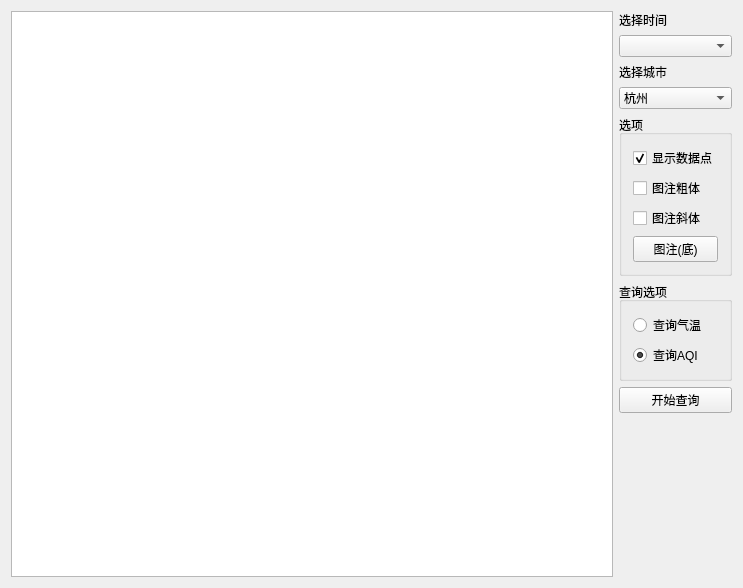
<?xml version="1.0" encoding="UTF-8"?>
<ui version="4.0">
 <class>mainWidget</class>
 <widget class="QWidget" name="mainWidget">
  <property name="geometry">
   <rect>
    <x>0</x>
    <y>0</y>
    <width>743</width>
    <height>588</height>
   </rect>
  </property>
  <property name="maximumSize">
   <size>
    <width>16777215</width>
    <height>588</height>
   </size>
  </property>
  <property name="windowTitle">
   <string>实验三 网络数据获取与显示</string>
  </property>
  <layout class="QGridLayout" name="gridLayout_2">
   <item row="4" column="1">
    <widget class="QGroupBox" name="groupBox">
     <property name="title">
      <string>选项</string>
     </property>
     <layout class="QVBoxLayout" name="verticalLayout_2">
      <item>
       <widget class="QCheckBox" name="cbShowPoint">
        <property name="text">
         <string>显示数据点</string>
        </property>
        <property name="checked">
         <bool>true</bool>
        </property>
       </widget>
      </item>
      <item>
       <widget class="QCheckBox" name="cbLegendBold">
        <property name="text">
         <string>图注粗体</string>
        </property>
       </widget>
      </item>
      <item>
       <widget class="QCheckBox" name="cbLegendItalic">
        <property name="text">
         <string>图注斜体</string>
        </property>
       </widget>
      </item>
      <item>
       <widget class="QPushButton" name="btnLegendAlign">
        <property name="text">
         <string>图注(底)</string>
        </property>
       </widget>
      </item>
     </layout>
    </widget>
   </item>
   <item row="5" column="1">
    <widget class="QGroupBox" name="groupBox_2">
     <property name="title">
      <string>查询选项</string>
     </property>
     <layout class="QGridLayout" name="gridLayout">
      <item row="0" column="0">
       <widget class="QRadioButton" name="radioButton">
        <property name="text">
         <string>查询气温</string>
        </property>
       </widget>
      </item>
      <item row="1" column="0">
       <widget class="QRadioButton" name="radioButton_2">
        <property name="text">
         <string>查询AQI</string>
        </property>
        <property name="checked">
         <bool>true</bool>
        </property>
       </widget>
      </item>
     </layout>
    </widget>
   </item>
   <item row="7" column="1">
    <spacer name="verticalSpacer">
     <property name="orientation">
      <enum>Qt::Vertical</enum>
     </property>
     <property name="sizeHint" stdset="0">
      <size>
       <width>20</width>
       <height>40</height>
      </size>
     </property>
    </spacer>
   </item>
   <item row="0" column="1">
    <widget class="QLabel" name="label">
     <property name="text">
      <string>选择时间</string>
     </property>
    </widget>
   </item>
   <item row="1" column="1">
    <widget class="QComboBox" name="comboMonth"/>
   </item>
   <item row="2" column="1">
    <widget class="QLabel" name="label_2">
     <property name="text">
      <string>选择城市</string>
     </property>
    </widget>
   </item>
   <item row="3" column="1">
    <widget class="QComboBox" name="comboLocation">
     <item>
      <property name="text">
       <string>杭州</string>
      </property>
     </item>
     <item>
      <property name="text">
       <string>扬州</string>
      </property>
     </item>
     <item>
      <property name="text">
       <string>南京</string>
      </property>
     </item>
     <item>
      <property name="text">
       <string>上海</string>
      </property>
     </item>
     <item>
      <property name="text">
       <string>深圳</string>
      </property>
     </item>
     <item>
      <property name="text">
       <string>北京</string>
      </property>
     </item>
    </widget>
   </item>
   <item row="6" column="1">
    <widget class="QPushButton" name="btnStart">
     <property name="sizePolicy">
      <sizepolicy hsizetype="Preferred" vsizetype="Fixed">
       <horstretch>0</horstretch>
       <verstretch>0</verstretch>
      </sizepolicy>
     </property>
     <property name="text">
      <string>开始查询</string>
     </property>
    </widget>
   </item>
   <item row="0" column="0" rowspan="8">
    <widget class="QtCharts::QChartView" name="chartview"/>
   </item>
  </layout>
 </widget>
 <layoutdefault spacing="6" margin="11"/>
 <customwidgets>
  <customwidget>
   <class>QtCharts::QChartView</class>
   <extends>QGraphicsView</extends>
   <header location="global">QtCharts/QChartView&gt;
#include &lt;QtCharts/chartsnamespace.h</header>
  </customwidget>
 </customwidgets>
 <resources/>
 <connections/>
</ui>
